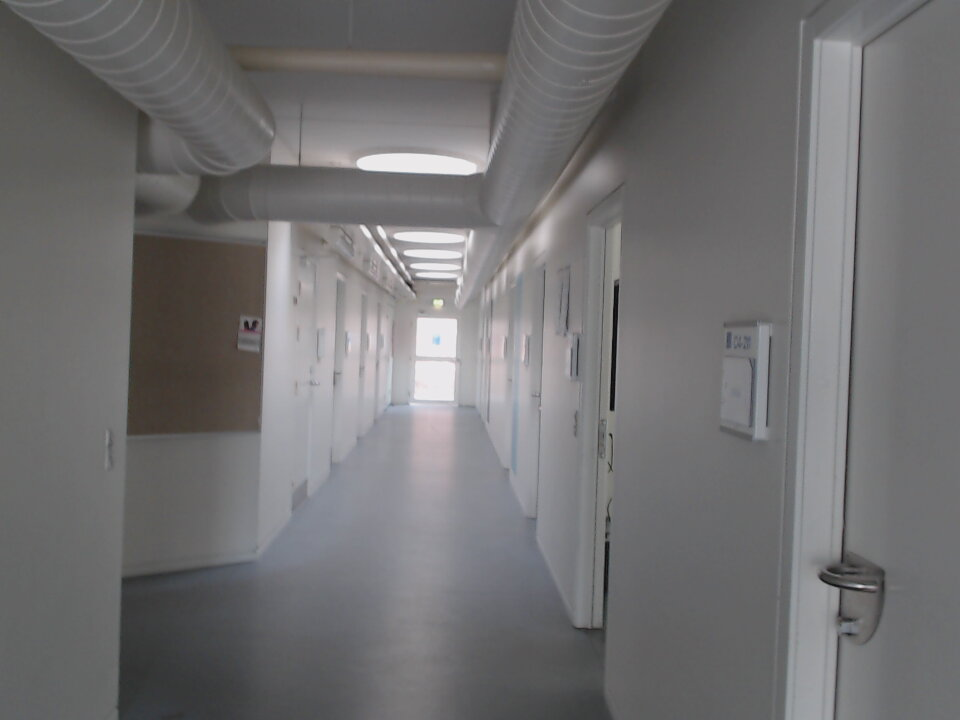
#> input picture 1.jpg, 960 x 720 px, given in place of vid.mp4, which was not available
$ python VideoProcessing.py   (older library calls are emulated)
#> lines starting #> are read from the running program, lines starting #| are printed output that depends on the picture; after the words box and inside, x2 and y2 are one past the last pixel; in counts of white or black regions, pixels touching at a corner belong together; pictures that were not available may be replaced by others from this repository, and a replacement may not be noted
import cv2
import numpy as np

cap = cv2.VideoCapture('vid.mp4')

while(cap.isOpened()):
    ret, frame = cap.read()
#> frame is the input picture: shape (720, 960, 3); mean B, G, R 112.7, 111.8, 112.8

    #Resize image
    scale_percent = 40  # percent of original size
    width = int(frame.shape[1] * scale_percent / 100)
#> width = 384
    height = int(frame.shape[0] * scale_percent / 100)
#> height = 288
    dim = (width, height)
#> dim = (384, 288)
    resized = cv2.resize(frame, dim, interpolation=cv2.INTER_AREA)

    #Center Point
    center_coordinates = (384,215)
    radius = 5
    color = (0,0,255)
    thickness = -1
    cv2.circle(resized,center_coordinates,radius,color,thickness)
#> resized: shape (288, 384, 3); mean B, G, R 112.7, 111.8, 112.8
    #cv2.imshow('original', resized)

    #GaussianBlur
    blur = cv2.GaussianBlur(resized, (3, 3), 0)
    #cv2.imshow('Gaussian Blur', blur)

    #HSV
    HSV = cv2.cvtColor(blur, cv2.COLOR_BGR2HSV)
#> HSV: shape (288, 384, 3); mean H, S, V 83.8, 9, 114.5
    #cv2.imshow('HSV', HSV)

    #Mask
    light_orange = (0, 0, 0)
    dark_orange = (110, 110, 100)
    mask = cv2.inRange(HSV, light_orange, dark_orange)
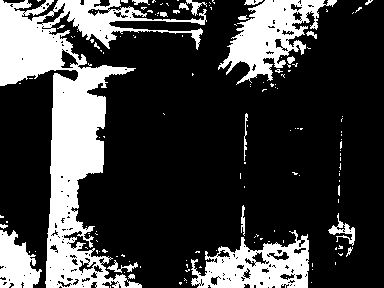
#> mask: shape (288, 384); 25% white; 144 white regions (122 under 20 px), largest, box (x1, y1, x2, y2) and area: (0, 0, 207, 288) 16475, (218, 0, 337, 85) 4173, (191, 230, 309, 288) 3792
    #cv2.imshow('mask', mask)

    # Specify size on vertical axis
    vertical = np.copy(mask)
    rows = vertical.shape[0]
#> rows = 288
    verticalsize = rows // 10
#> verticalsize = 28
    # Create structure element for extracting vertical lines through morphology operations
    verticalStructure = cv2.getStructuringElement(cv2.MORPH_RECT, (1, verticalsize))
#> verticalStructure = 28 values from 1 to 1
    # Apply morphology operations
    vertical = cv2.erode(vertical, verticalStructure)
#> vertical: shape (288, 384); 8.3% white; 41 white regions (18 under 20 px), largest, box (x1, y1, x2, y2) and area: (50, 81, 105, 288) 4451, (0, 0, 61, 73) 1953, (243, 0, 273, 65) 783
    vertical = cv2.dilate(vertical, verticalStructure)
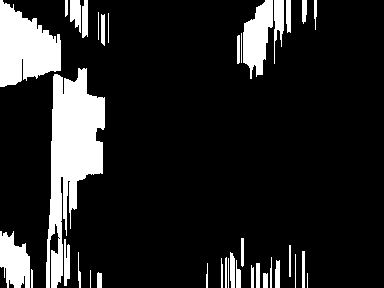
#> vertical: shape (288, 384); 14.5% white; 37 white regions (2 under 20 px), largest, box (x1, y1, x2, y2) and area: (46, 68, 105, 288) 6599, (0, 0, 61, 87) 3561, (243, 0, 273, 79) 1489
    # Show extracted vertical lines
    #cv2.imshow("vertical", vertical)

    #sobelx = cv2.Sobel(vertical,cv2.CV_8U,1,0,ksize=3)
    #cv2.imshow('Sobel', sobelx)

    #Opening
    kernel = np.ones((15,15),np.uint8)
    opening = cv2.morphologyEx(vertical, cv2.MORPH_OPEN, kernel)
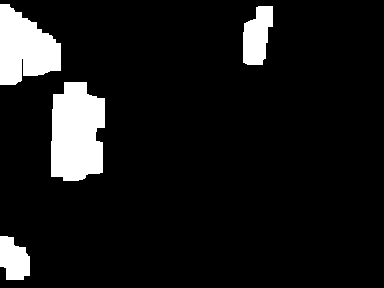
#> opening: shape (288, 384); 9.2% white; 4 white regions, box (x1, y1, x2, y2) and area: (51, 82, 105, 181) 4492, (0, 4, 61, 85) 3406, (243, 6, 273, 65) 1308, (0, 236, 30, 280) 1013
    #cv2.imshow('opening', opening)

    kernel1 = np.ones((3,19),np.uint8)
    erosion = cv2.morphologyEx(vertical, cv2.MORPH_ERODE, kernel1)
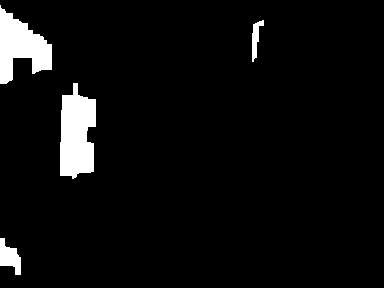
#> erosion: shape (288, 384); 5.1% white; 4 white regions, box (x1, y1, x2, y2) and area: (60, 83, 96, 179) 2626, (0, 5, 52, 84) 2270, (0, 238, 21, 275) 459, (252, 20, 264, 62) 239
    #cv2.imshow('erosion', erosion)

    #New portion of code for BLOB detection and line drawing
    kernel2 = np.ones((55,35),np.uint8)
    dilation = cv2.morphologyEx(erosion, cv2.MORPH_DILATE, kernel2)
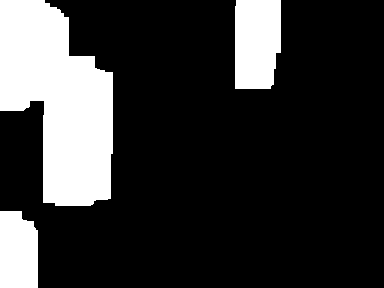
#> dilation: shape (288, 384); 20.3% white; 3 white regions
    contours, hierarchy = cv2.findContours(dilation, cv2.RETR_EXTERNAL, cv2.CHAIN_APPROX_NONE)
#> contours = 3 contours; box (x1, y1, x2, y2) and area: (0, 0, 113, 206) 15520, (235, 0, 281, 89) 3726, (0, 211, 38, 288) 2630
    for c in contours:
        M = cv2.moments(c)
        cX = int(M["m10"] / M["m00"])
        cY = int(M["m01"] / M["m00"])

        dilation2 = cv2.cvtColor(dilation, cv2.COLOR_GRAY2BGR)

        #Circles and Lines for dilation
        cv2.circle(dilation2,center_coordinates,radius,(0,0,255),thickness)
        cv2.drawContours(dilation2, contours, -1, (0, 255, 0), 3)
        cv2.circle(dilation2, (cX, cY), 5, (255, 0, 0), -1)
        cv2.arrowedLine(dilation2, center_coordinates, (cX, cY), (0,0,255), 1)

        #Circles and Lines for Original
        cv2.circle(resized,center_coordinates,radius,(0,0,255),thickness)
        cv2.drawContours(resized, contours, -1, (0, 255, 0), 3)
        cv2.circle(resized, (cX, cY), 5, (255, 0, 0), -1)
        cv2.arrowedLine(resized, center_coordinates, (cX, cY), (0,0,255), 1)

        cv2.imshow('Original', resized)
        cv2.imshow('Final', dilation2)
#> this loop made 3 passes
#> (cX, cY) on passes 1 to 3: (17, 251), (256, 42), (58, 100)
#> pass 1, `cv2.imshow('Final', dilation2)`:
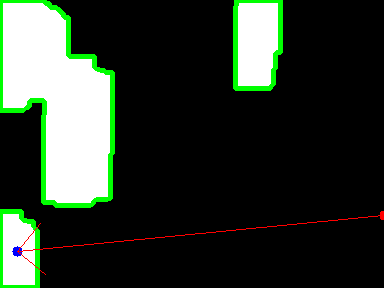
#> window 'Final': shape (288, 384, 3); mean B, G, R 44.2, 55.1, 45.1
#> after the loop:
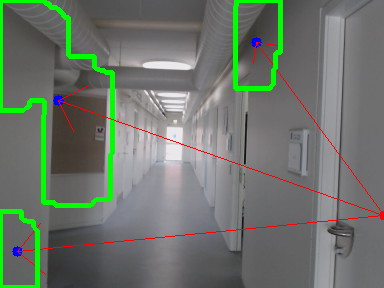
#> resized: shape (288, 384, 3); mean B, G, R 107.2, 117, 109.2

    cv2.waitKey(20)
    if cv2.waitKey(1) & 0xFF == ord('q'):
#> (key q is pressed here)
        break

cap.release()
cv2.destroyAllWindows()

$ run again, on 2.jpg
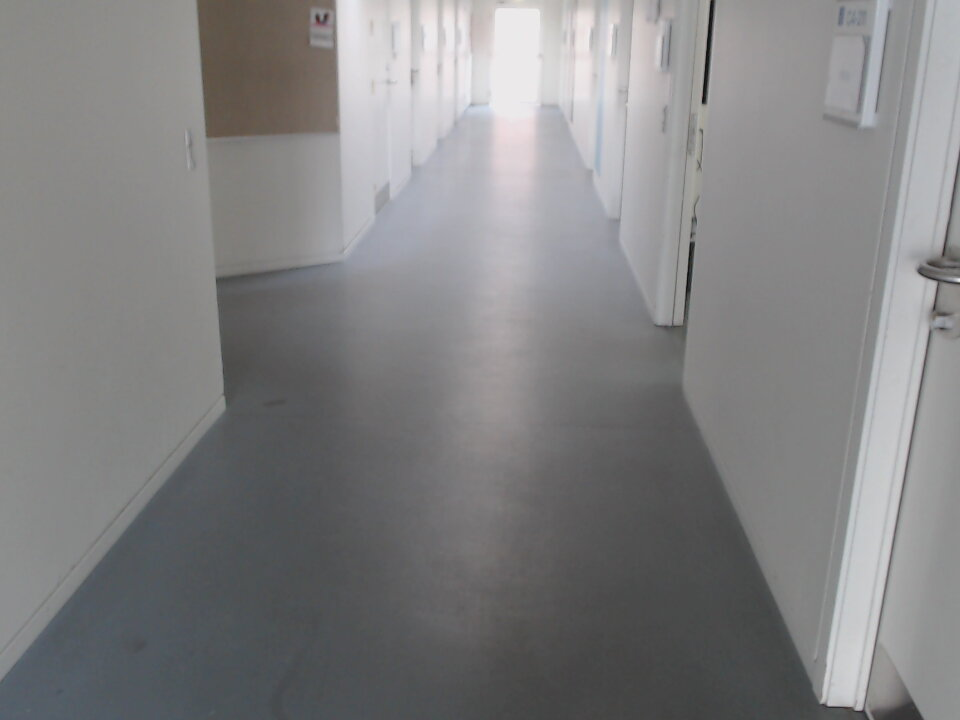
#> input picture 2.jpg, 960 x 720 px, given in place of vid.mp4, which was not available
#> frame is the input picture: shape (720, 960, 3); mean B, G, R 130.2, 129.4, 129.6
#> HSV: shape (288, 384, 3); mean H, S, V 77.8, 8.4, 131.8
#> `mask = cv2.inRange(HSV, light_orange, dark_orange)`:
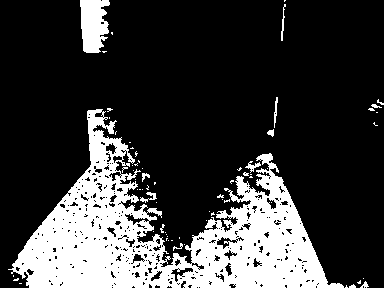
#> mask: shape (288, 384); 22.9% white; 68 white regions (56 under 20 px), largest, box (x1, y1, x2, y2) and area: (8, 109, 344, 288) 23385, (80, 0, 110, 53) 1231, (140, 192, 157, 203) 73
#> opening: shape (288, 384); 4.2% white; 8 white regions, largest, box (x1, y1, x2, y2) and area: (57, 241, 111, 288) 1470, (81, 0, 101, 53) 1002, (33, 260, 49, 288) 435
#> erosion: shape (288, 384); 0.61% white; 6 white regions (2 under 20 px), largest, box (x1, y1, x2, y2) and area: (66, 264, 102, 288) 393, (65, 250, 76, 264) 133, (271, 270, 276, 288) 67, (90, 0, 92, 35) 64
#> dilation: shape (288, 384); 7.8% white; 3 white regions
#> contours = 3 contours; box (x1, y1, x2, y2) and area: (48, 223, 119, 288) 4070, (73, 0, 109, 62) 2130, (254, 231, 293, 288) 2128
#> the loop `for c in contours:` made 3 passes
#> (cX, cY) on passes 1 to 3: (273, 259), (80, 257), (90, 30)
#> after the loop `for c in contours:`:
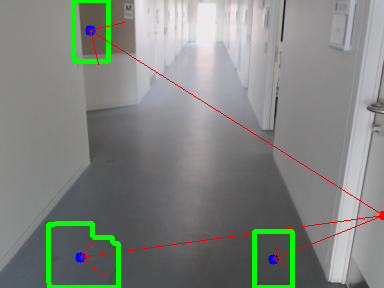
#> resized: shape (288, 384, 3); mean B, G, R 127.3, 132.6, 128.1
